Frame 1 (no input): blank canvas, image omitted
Frame 60 (no input): blank canvas, image omitted
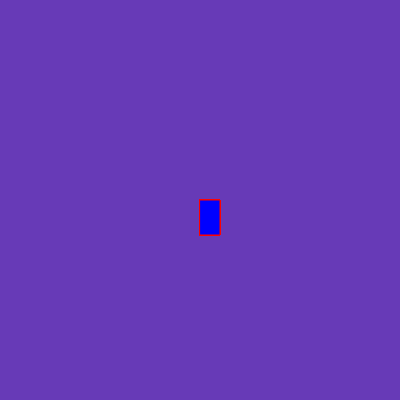
Frame 120 (the mouse pressed at the canvas centre since frame 60)

The p5.js sketch whose frames 1 and 60 were blank and that drew this single picture after the mouse press (run headless with seeded random() and noise() and a simulated clock; from frame 60 on, the mouse is pressed at the canvas centre):

// p5.js sketch
// ── sketch.js
function setup() {
    createCanvas( 400, 400);
    background("#673AB7")
  }
  
  function draw() { 
    stroke("red");
    fill("blue");
    
    
    if (mouseIsPressed) { 
      rect(mouseX, mouseY, 20, 35);
    }
  }
